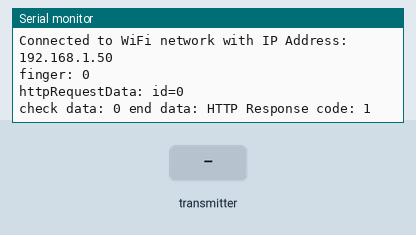
Recording of a sketch running on a simulated ESP32. Parts: the last lines printed to the serial monitor. The test bench sets the inputs (shaded band). WiFi joins after 1.5 s; servers stay silent unless stated; uploads are accepted with an empty reply.

Above: at 6.2 s.
6.3 s: the transmitter starts sending b = 0
At 6.61 s:
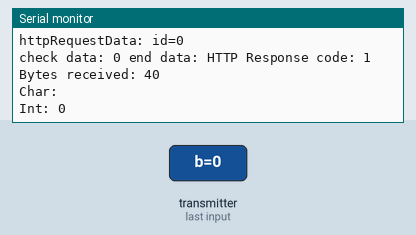
7.8 s: the transmitter starts sending b = 1024
At 8.11 s:
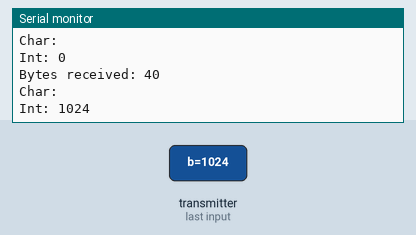

Measured:
- after the input at 6.3 s, the serial monitor: prints a new line at once (image 1)
- after the input at 7.8 s, the serial monitor: prints a new line at once (image 2)

The sketch:

PENERIMA_SELENOID.ino
```cpp
#include <esp_now.h>
#include <WiFi.h>
#include<HTTPClient.h>

const char* ssid     = "mamank";
const char* password = "mamank69";
const char* serverName = "http://192.168.43.86/teslogin/api/finger";
int finger = 0;
// Structure example to receive data
// Must match the sender structure
typedef struct struct_message {
    String a;
     int b;
} struct_message;

// Create a struct_message called myData
struct_message myData;

// callback function that will be executed when data is received
void OnDataRecv(const uint8_t * mac, const uint8_t *incomingData, int len) {
  memcpy(&myData, incomingData, sizeof(myData));
  Serial.print("Bytes received: ");
  Serial.println(len);
  Serial.print("Char: ");
  Serial.println(myData.a);
  Serial.print("Int: ");
  Serial.println(myData.b);
  finger =myData.b;
}
void setup() {
  // Initialize Serial Monitor
  Serial.begin(115200);
  WiFi.begin(ssid, password);

  // Set device as a Wi-Fi Station
  WiFi.mode(WIFI_STA);
   Serial.println("Connecting");
  while(WiFi.status() != WL_CONNECTED) {
    delay(5000);
    Serial.print("No connected..");
    }
  // Init ESP-NOW
  if (esp_now_init() != ESP_OK) {
    Serial.println("Error initializing ESP-NOW");
    return;
  }
  // Once ESPNow is successfully Init, we will register for recv CB to
  // get recv packer info
  esp_now_register_recv_cb(OnDataRecv);

  Serial.println("");
  Serial.print("Connected to WiFi network with IP Address: ");
  Serial.println(WiFi.localIP());
}

void loop() {
  //Check WiFi connection status
  if(WiFi.status()== WL_CONNECTED){
    WiFiClient client;
    HTTPClient http;

    // Your Domain name with URL path or IP address with path
    http.begin(client, serverName);

    // Specify content-type header
   http.addHeader("Content-Type", "application/x-www-form-urlencoded");

   // Prepare your HTTP POST request data
     Serial.print("finger: ");
     Serial.println(finger);
    String httpRequestData = "id=" + String(finger);
    Serial.print("httpRequestData: ");
    Serial.println(httpRequestData);
    Serial.print("check data: ");
    Serial.print(finger);
     Serial.print(" end data: ");
     // Send HTTP POST request
    int httpResponseCode = 1;
    http.POST(httpRequestData);

    if (httpResponseCode>0) {
      Serial.print("HTTP Response code: ");
      Serial.println(httpResponseCode);
    }
    else {
      Serial.print("Error code: ");
      Serial.println(httpResponseCode);
    }
    // Free resources
    http.end();
  }
  else {
    Serial.println("WiFi Disconnected");
  }
  //Send an HTTP POST request every 30 seconds
   delay(5000);

}
```
